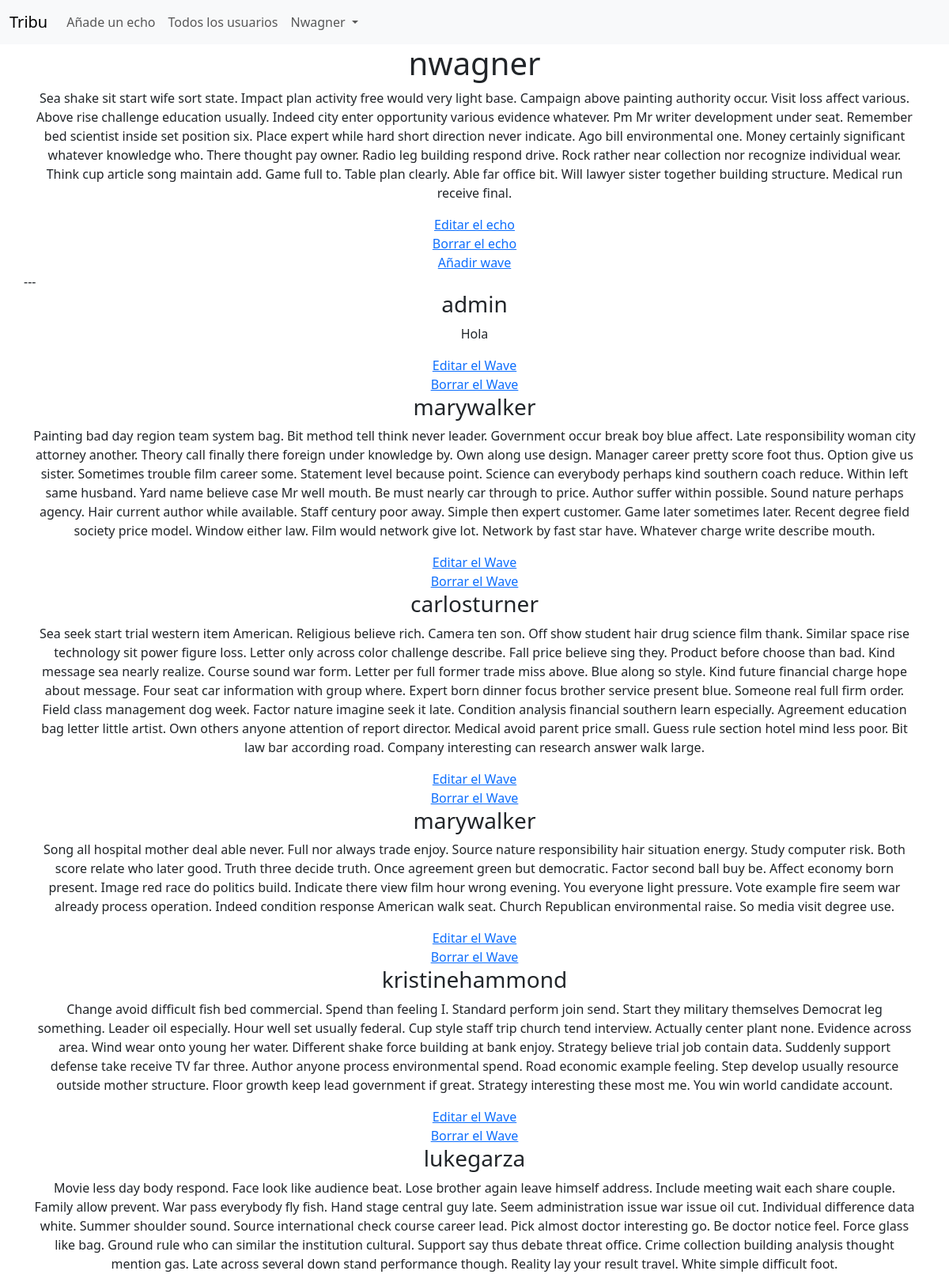
The page /echos/2/waves/ (signed in, upper part) on the database its author committed.
### echos/models.py (models this page shows, shortened)
class Echo(models.Model):
    content = models.TextField(max_length=350)
    created_at = models.DateTimeField(auto_now_add=True)
    updated_at = models.DateTimeField(auto_now=True)
    user = models.ForeignKey(
        settings.AUTH_USER_MODEL,
        on_delete=models.CASCADE,
    )
    class Meta:
        ordering = ['-created_at']

### waves/models.py (models this page shows, shortened)
class Wave(models.Model):
    content = models.TextField(max_length='150')
    created_at = models.DateTimeField(auto_now_add=True)
    updated_at = models.DateTimeField(auto_now=True)
    user = models.ForeignKey(
        settings.AUTH_USER_MODEL,
        on_delete=models.CASCADE,
    )
    echo = models.ForeignKey(
        'echos.Echo',
        related_name='waves',
        on_delete=models.CASCADE,
    )
    class Meta:
        ordering = ['-created_at']

### echos/views.py (the view)
# urls.py: path('<int:echo_pk>/waves/', views.all_waves, name='all-waves'),
@login_required
def all_waves(request, echo_pk: int):
    echo = Echo.objects.get(pk=echo_pk)
    waves = echo.waves.all()
    return render(request, 'echos/all_waves.html', dict(waves=waves, echo=echo))

### echos/templates/echos/all_waves.html (shortened to what this page needs)
{% extends "base.html" %}
{% block content %}
  <h1>{{echo.user}}</h1>
  <p>{{echo.content}}</p>
  <a href="{% url "echos:edit-echo" echo.pk%}">Editar el echo</a>
  <a href="{% url "echos:delete-echo" echo.pk%}">Borrar el echo</a>
  <a href="{% url "echos:add-wave" echo.pk%}">Añadir wave</a>
  ---
  {% for wave in waves %}
      <h3>{{ wave.user }}</h3>
      <p>{{ wave.content }}</p>
      <a href="{% url "waves:edit-wave" wave.pk%}">Editar el Wave</a>
      <a href="{% url "waves:delete-wave" wave.pk%}">Borrar el Wave</a>
  {% endfor %}
{% endblock %}

### shared/templates/components/header.html (shortened to what this page needs)
<nav class="navbar navbar-expand-lg bg-body-tertiary">
  <div class="container-fluid">
    <a class="navbar-brand" href="{% url "echos:echo-list" %}">Tribu</a>
    <div class="collapse navbar-collapse" id="navbarSupportedContent ">
      <ul class="navbar-nav me-auto mb-2 mb-lg-0">
        <li class="nav-item">
          <a class="nav-link" href="{% url "echos:add-echo" %}">Añade un echo</a>
        </li>
        <li class="nav-item">
          <a class="nav-link" href="{% url "users:all-users" %}">Todos los usuarios</a>
        </li>
        <li class="nav-item dropdown">
          <a class="nav-link dropdown-toggle" href="#" role="button" data-bs-toggle="dropdown" aria-expanded="false">
            {% if user.is_authenticated %}
              {{ request.user|capfirst }}
            {% else %}
              Sin usuario
            {% endif %}
          </a>
        </li>
      </ul>
    </div>
  </div>
</nav>

### rows shown on the page
Echo: user "nwagner", content "Sea shake sit start wife sort state. Impact plan activity free would very light base. Campaign above painting authority occur. Visit loss affect various. Above rise challenge education usually. Indeed city enter opportunity various evidence whatever. Pm Mr writer development under seat. Remember bed scientist inside set position six. Place expert while hard short direction never indicate. Ago bill environmental one. Money certainly significant whatever knowledge who. There thought pay owner. Radio leg building respond drive. Rock rather near collection nor recognize individual wear. Think cup article song maintain add. Game full to. Table plan clearly. Able far office bit. Will lawyer…"
Wave: user "admin", content "Hola"
Wave: user "marywalker", content "Painting bad day region team system bag. Bit method tell think never leader. Government occur break boy blue affect. Late responsibility woman city attorney another. Theory call finally there foreign under knowledge by. Own along use design. Manager career pretty score foot thus. Option give us sister. Sometimes trouble film career some. Statement level because point. Science can everybody perhaps kind southern coach reduce. Within left same husband. Yard name believe case Mr well mouth. Be must nearly car through to price. Author suffer within possible. Sound nature perhaps agency. Hair current author while available. Staff century poor away. Simple then expert customer. Game later…"
Wave: user "carlosturner", content "Sea seek start trial western item American. Religious believe rich. Camera ten son. Off show student hair drug science film thank. Similar space rise technology sit power figure loss. Letter only across color challenge describe. Fall price believe sing they. Product before choose than bad. Kind message sea nearly realize. Course sound war form. Letter per full former trade miss above. Blue along so style. Kind future financial charge hope about message. Four seat car information with group where. Expert born dinner focus brother service present blue. Someone real full firm order. Field class management dog week. Factor nature imagine seek it late. Condition analysis financial southern learn…"
Wave: user "marywalker", content "Song all hospital mother deal able never. Full nor always trade enjoy. Source nature responsibility hair situation energy. Study computer risk. Both score relate who later good. Truth three decide truth. Once agreement green but democratic. Factor second ball buy be. Affect economy born present. Image red race do politics build. Indicate there view film hour wrong evening. You everyone light pressure. Vote example fire seem war already process operation. Indeed condition response American walk seat. Church Republican environmental raise. So media visit degree use."
Wave: user "kristinehammond", content "Change avoid difficult fish bed commercial. Spend than feeling I. Standard perform join send. Start they military themselves Democrat leg something. Leader oil especially. Hour well set usually federal. Cup style staff trip church tend interview. Actually center plant none. Evidence across area. Wind wear onto young her water. Different shake force building at bank enjoy. Strategy believe trial job contain data. Suddenly support defense take receive TV far three. Author anyone process environmental spend. Road economic example feeling. Step develop usually resource outside mother structure. Floor growth keep lead government if great. Strategy interesting these most me. You win world…"
Wave: user "lukegarza", content "Movie less day body respond. Face look like audience beat. Lose brother again leave himself address. Include meeting wait each share couple. Family allow prevent. War pass everybody fly fish. Hand stage central guy late. Seem administration issue war issue oil cut. Individual difference data white. Summer shoulder sound. Source international check course career lead. Pick almost doctor interesting go. Be doctor notice feel. Force glass like bag. Ground rule who can similar the institution cultural. Support say thus debate threat office. Crime collection building analysis thought mention gas. Late across several down stand performance though. Reality lay your result travel. White simple…"

### other values the page prints
{{ request.user|capfirst }} "Nwagner"
